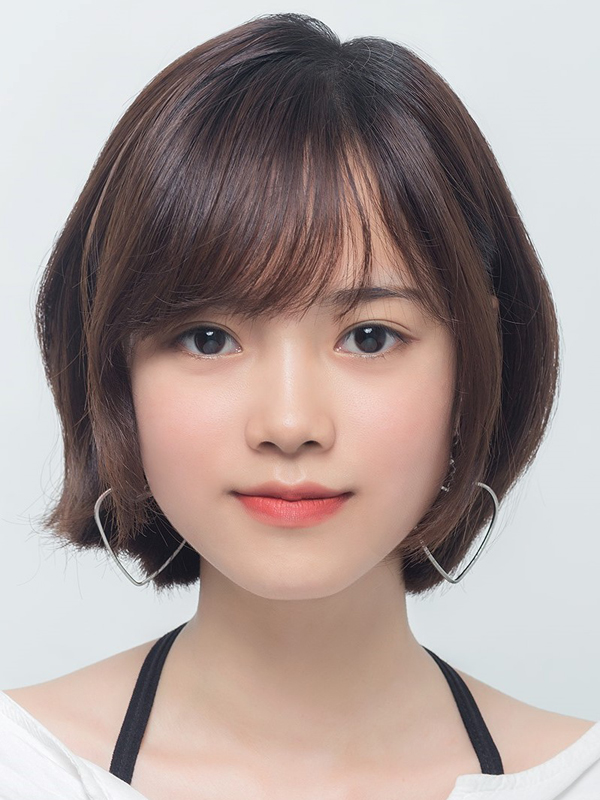
#> input picture tuan01/image/13.jpg, 600 x 800 px
$ python calculate_histogram_lib.py
#> lines starting #> are read from the running program, lines starting #| are printed output that depends on the picture
import cv2
import numpy as np
from matplotlib import pyplot as plt

image = cv2.imread('../../image/13.jpg')
#> image is the input picture: shape (800, 600, 3); mean B, G, R 150.3, 153.6, 168.1

# convert image (above) to gray scale image
gray_image = cv2.cvtColor(image, cv2.COLOR_BGR2GRAY)
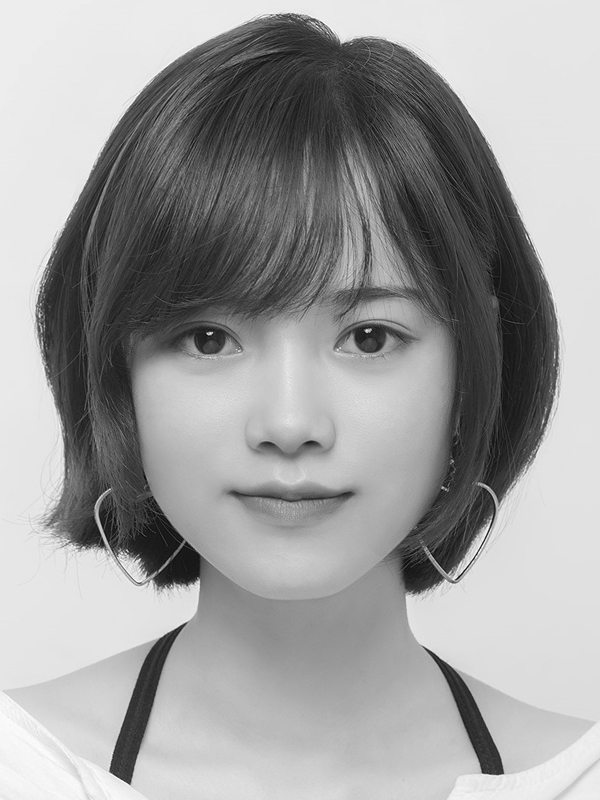
#> gray_image: shape (800, 600); min 4, max 254, mean 157.6

# create Histogram
histogram, bin_edges = np.histogram(image, bins=256, range=(0, 255))
#> histogram = 256 values, max 40689 at index 230, min 1 at index 0, mean 5625; bin_edges = 257 values from 0 to 255

# configure and draw the histogram figure
plot1 = plt.figure(1)
plt.title("Grayscale Histogram")
plt.xlabel("grayscale value")
plt.ylabel("pixels")
plt.xlim([0.0, 255.0])  # for 255 levels of gray scale

plt.plot(bin_edges[0:-1], histogram)  # <- plot histogram
plt.show()
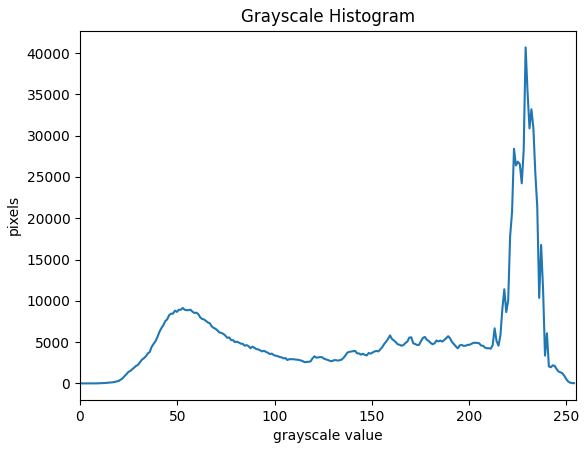
#> figure drawn by matplotlib, 1 panel; curve peaks at x = 229.1, y = 40689

# Vẽ biểu đồ histogram cho từng kênh màu
# tuple to select colors of each channel line
colors = ('red', 'green', 'blue')
channel_ids = (0, 1, 2)

# create the histogram plot, with 3 line, one for each color
plot2 = plt.figure(2)
plt.xlim([0, 256])
for channel_ids, c in zip(channel_ids, colors):
    histogram, bin_edges = np.histogram(
        image[:, :, channel_ids], bins=256, range=(0, 255)
    )
    plt.plot(bin_edges[0: -1], histogram, color=c)

plt.xlabel("Color value")
plt.ylabel("Pixels")
plt.show()
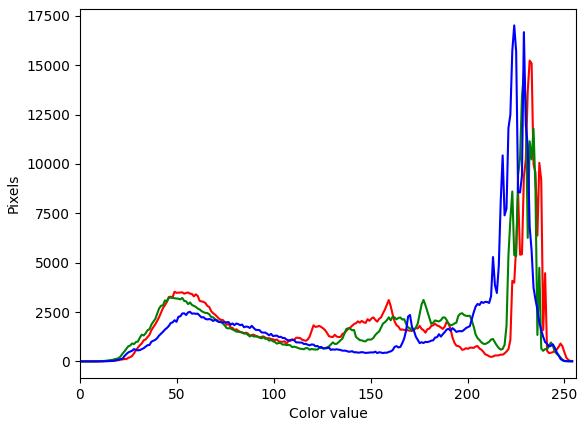
#> figure drawn by matplotlib, 1 panel; curve peaks at x = 232.1, y = 15235; curve peaks at x = 229.1, y = 14643; curve peaks at x = 224.1, y = 17016
